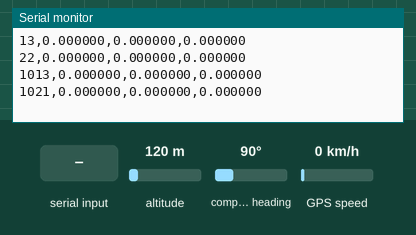
Simulated run of this sketch. Board: Arduino Uno, built with avr-gcc and run on an emulated ATmega328P. On the bench: the last lines printed to the serial monitor. The inputs (shaded band) are chosen by the test bench; at power-on: altitude 120 m, compass heading 90°, GPS speed 0 km/h. The GPS gets a fix after 3 s at 37.7749, -122.4194 with 8 satellites.

Above: at 1.2 s.
1.3 s: altitude set to 20 m
At 2.6 s:
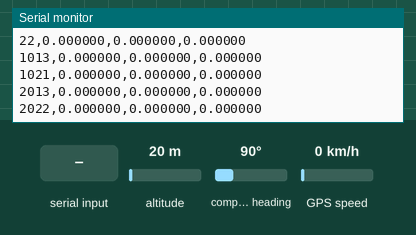
2.8 s: "1" received over the second serial link
At 3.4 s:
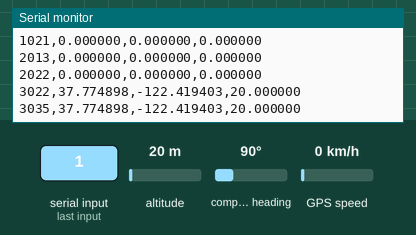
4.3 s: compass heading set to 7°
At 5.6 s:
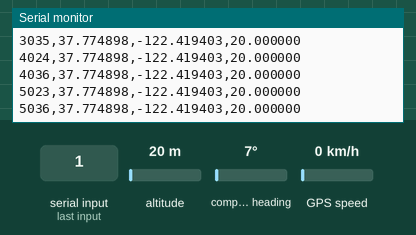
5.8 s: GPS speed set to 2 km/h
At 6.8 s:
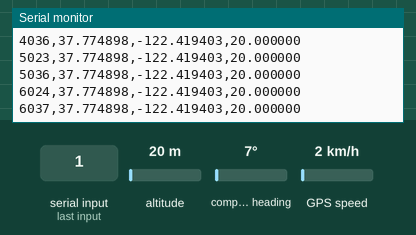
7.3 s: "0" received over the second serial link
At 8.5 s:
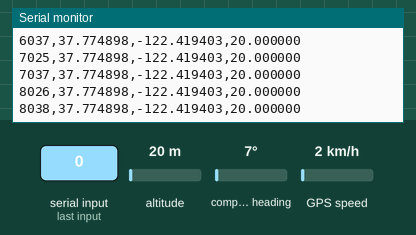
Timing chart, 0 to 9.8 s (numbered marks = the images above; inputs shaded):
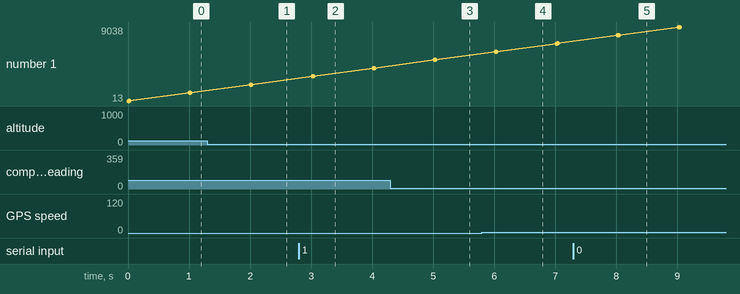

The sketch:

telemetry_circuit_sketch.ino
```cpp
#include "MPU9250.h"
#include <SoftwareSerial.h>
#include <TinyGPS++.h>

MPU9250 mpu;
float quatX;                // hold quaternion values that will be changed to roll, pitch, and yaw
float quatY;
float quatZ;
float quatW;
float roll;                 // hold roll pitch and yaw values
float pitch;
float yaw;
float temp;                 // holds temperature
double latitude;             // hold GPS location data
double longitude;
unsigned long locationAge;
double altitude;
unsigned long lastUpdate = 0;
unsigned long updateInterval = 100; // Update every 100 ms
unsigned long currentMillis;
unsigned long firstPrintTime = 0;


int RXPin = 11;
int TXPin = 10;

SoftwareSerial gpsSerial(RXPin, TXPin);

TinyGPSPlus gps;

void setup() {
    // start serial
    gpsSerial.begin(9600);
    // start serial usb connection
    Serial.begin(115200);
    // start i2c connection
    Wire.begin();
    // configure I2C address for IMU
    mpu.setup(0x68);
    // toggle automatic cleaning up of data
    mpu.ahrs(true);
}

void loop() {
  while (gpsSerial.available() > 0) {
    if (gps.encode(gpsSerial.read())) {
      // NMEA sentence has been receieved, ready to parse data and access data from other sensors
      latitude = gps.location.lat();
      longitude = gps.location.lng();
      altitude = gps.altitude.meters();

      // get the current time in seconds
      currentMillis = millis();

      // send time, latitude, longitude, and altitude via serial connection
      Serial.print(currentMillis);
      Serial.print(",");
      Serial.print(latitude, 6);
      Serial.print(",");
      Serial.print(longitude, 6);
      Serial.print(",");
      Serial.println(altitude, 6);
    }
  }
}

void quat2euler(float q0, float q1, float q2, float q3, float &roll, float &pitch, float &yaw) {
    roll = atan2(2*(q0*q1 + q2*q3), 1 - 2*(q1*q1 + q2*q2));
    pitch = asin(2*(q0*q2 - q3*q1));
    yaw = atan2(2*(q0*q3 + q1*q2), 1 - 2*(q2*q2 + q3*q3));
}
```

Measured:
- after the input at 2.8 s, the serial monitor: prints a new line after 0.22 s (image 2)
- after the input at 7.3 s, the serial monitor: prints a new line after 0.73 s (image 5)
- plotted number 1: 7037 → 9038 after the input at 7.3 s
